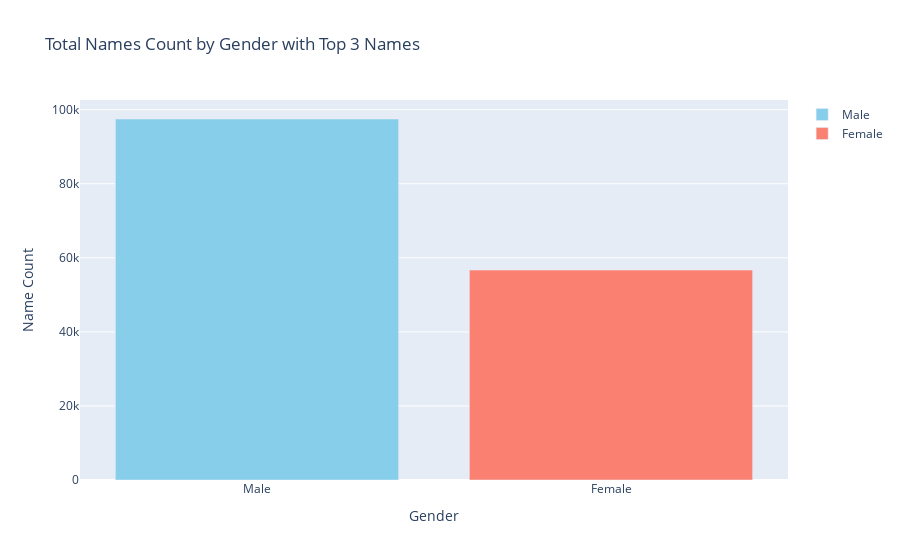

Notebook cell for this chart:
### Code cell
plot_sex_distribution_with_top_names(df_char_cleaned)

### Figure 1 — Plotly figure (JSON) as saved in the notebook; plotly's stock layout.template omitted (floating-point values rounded to 4 significant figures)
{"data": [{"hoverinfo": "text", "hovertext": ["Count: 97491<br>Top Names: John, George, Tom"], "marker": {"color": "skyblue"}, "name": "Male", "type": "bar", "x": ["Male"], "y": [97491]}, {"hoverinfo": "text", "hovertext": ["Count: 56694<br>Top Names: Sarah, Mary, Alice"], "marker": {"color": "salmon"}, "name": "Female", "type": "bar", "x": ["Female"], "y": [56694]}], "layout": {"title": {"text": "Total Names Count by Gender with Top 3 Names"}, "xaxis": {"tickangle": 0, "title": {"text": "Gender"}}, "yaxis": {"title": {"text": "Name Count"}}}}
